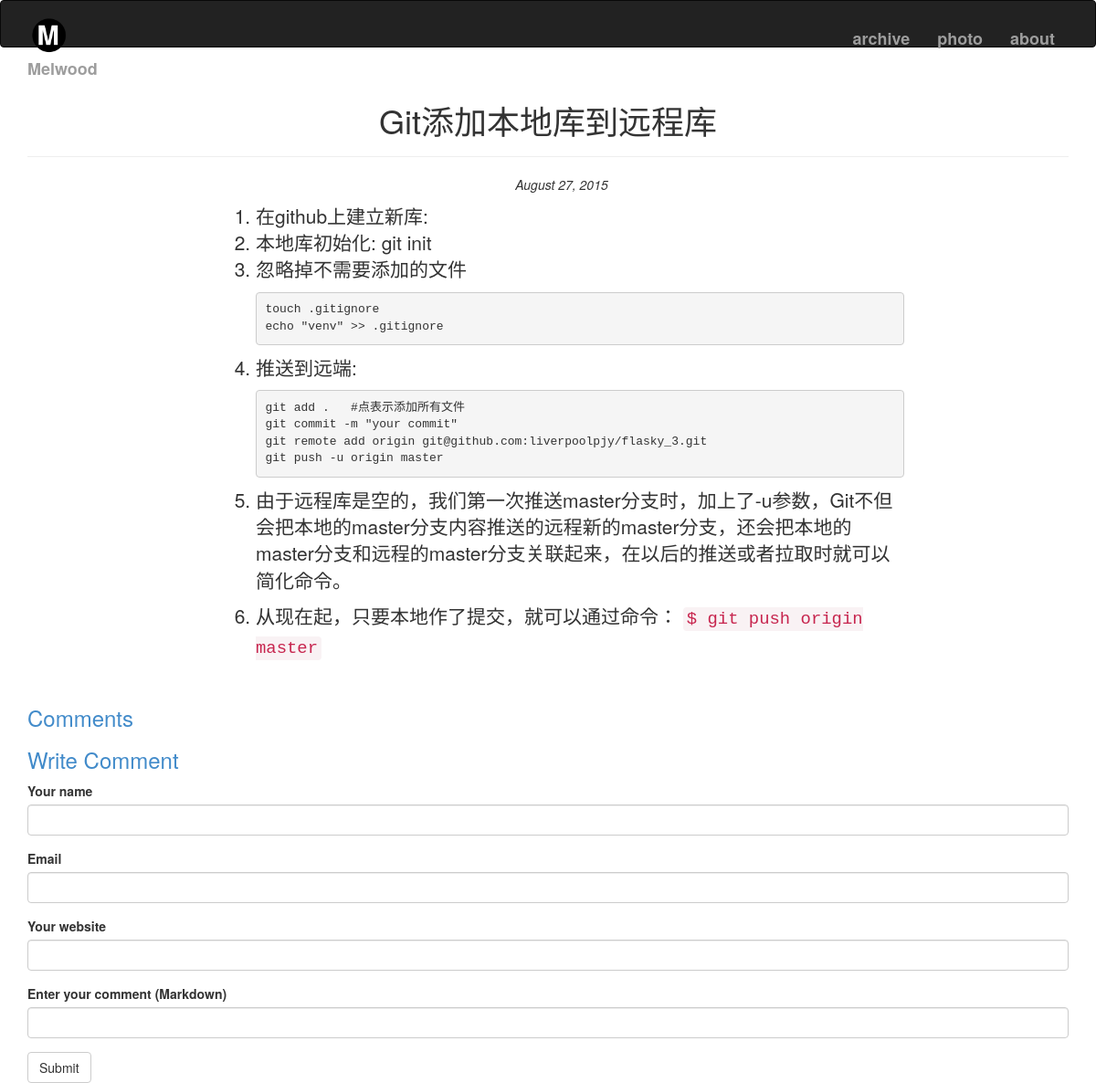
/post/12, run on an earlier commit of the app's database.
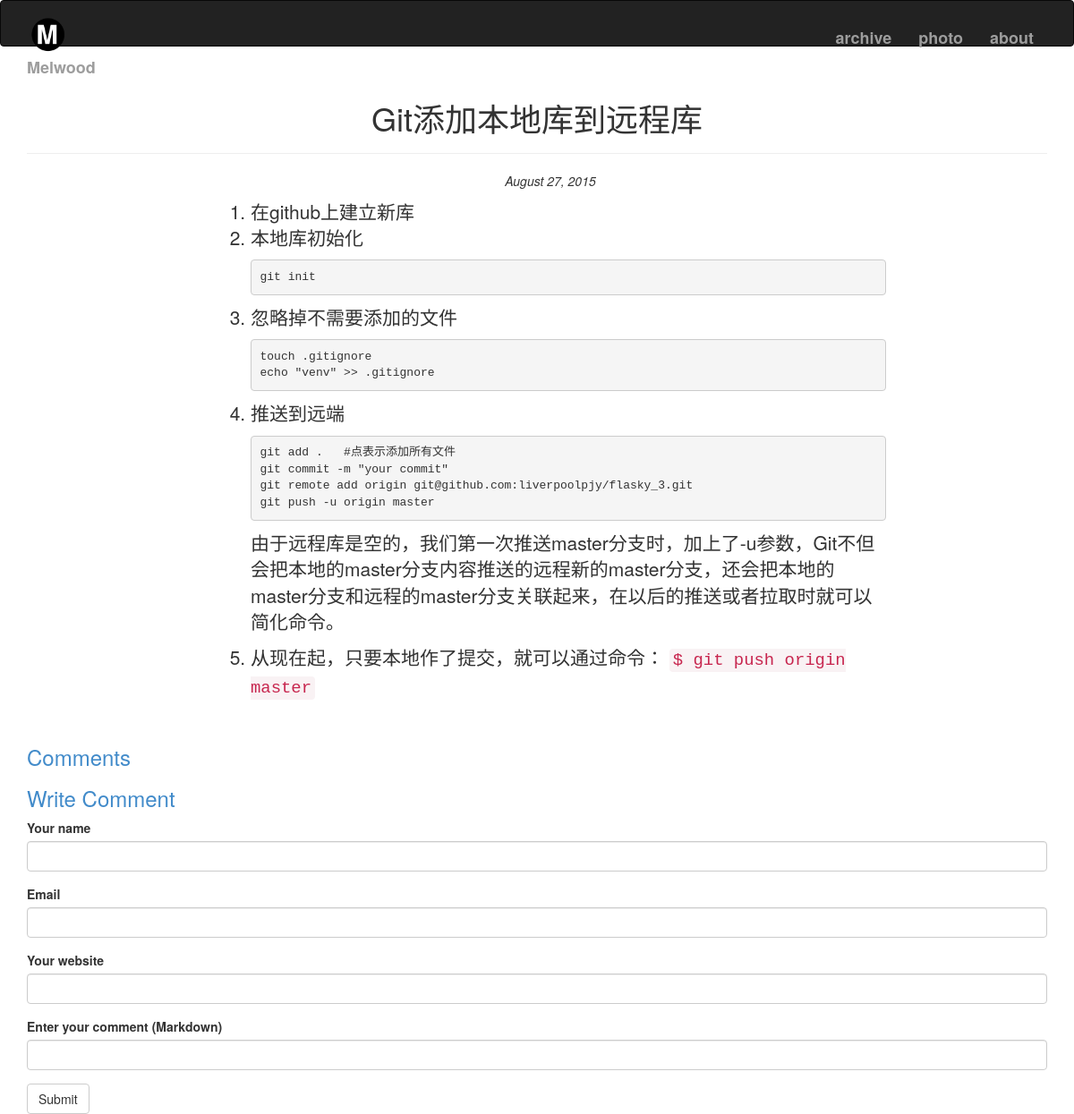
And on a later commit of the database.
### app/models.py (models this page shows, shortened)
class Post(db.Model):
    __tablename__ = 'posts'
    id = db.Column(db.Integer, primary_key=True)
    title = db.Column(db.Text)
    body = db.Column(db.Text)
    body_html = db.Column(db.Text)
    timestamp = db.Column(db.DateTime(), index=True, default=datetime.utcnow)
    comments = db.relationship('Comment', backref='post', lazy='dynamic')

### app/main/views.py (the view, shortened to what this page needs)
@main.route('/post/<int:id>', methods=['GET', 'POST'])
def post(id):
    post = Post.query.get_or_404(id)
    form = CommentForm()
    comments = post.comments.order_by(Comment.timestamp.asc()).all()
    return render_template('post.html', post=post, form=form, comments=comments)

### app/main/forms.py
class CommentForm(Form):
    author_name = StringField('Your name', validators=[Required(), Length(1, 64)])
    author_email = StringField('Email', validators=[Required(), Length(1, 64), Email()])
    author_website = StringField('Your website', validators=[Length(0, 64)])
    body = PageDownField('Enter your comment (Markdown)', validators=[Required()])
    submit = SubmitField('Submit')

### app/templates/post.html (shortened to what this page needs)
{% extends "base.html" %}
{% import "bootstrap/wtf.html" as wtf %}
{% block page_content %}
<div class="page-header">
	<h1 class="text-center">{{ post.title | title }}</h1>
</div>
<div class="container">
	<div class="row">
		<div class="post-date text-center">
			<p><i>{{ moment(post.timestamp).format('LL') }}</i></p>
		</div>
	</div>
	<div class="row">
		<div class="col-md-2"></div>
		<div class="col-md-8 lead">
			{% if post.body_html %}
				{{ post.body_html | safe }}
			{% else %}
              			{{ post.body }}
              		{% endif %}
		</div>
		<div class="col-md-2"></div>
	</div>
</div>
<h3 style="color:#428bca;">Comments</h3>
<h3 style="color:#428bca;">Write Comment</h3>
{{ wtf.quick_form(form) }}
{% endblock %}

What changed in the data, as far as the page shows it:
changed Post "Git添加本地库到远程库": body_html "在github上建立新库: 本地库初始化: git init 忽略掉不需要添加的文件 touch .gitignore echo \"venv\" >> .gitignore 推送到远端: git add . #点表示添加所有文件…" → "在github上建立新库 本地库初始化 git init 忽略掉不需要添加的文件 touch .gitignore echo \"venv\" >> .gitignore 推送到远端 git add . #点表示添加所有文件…"
